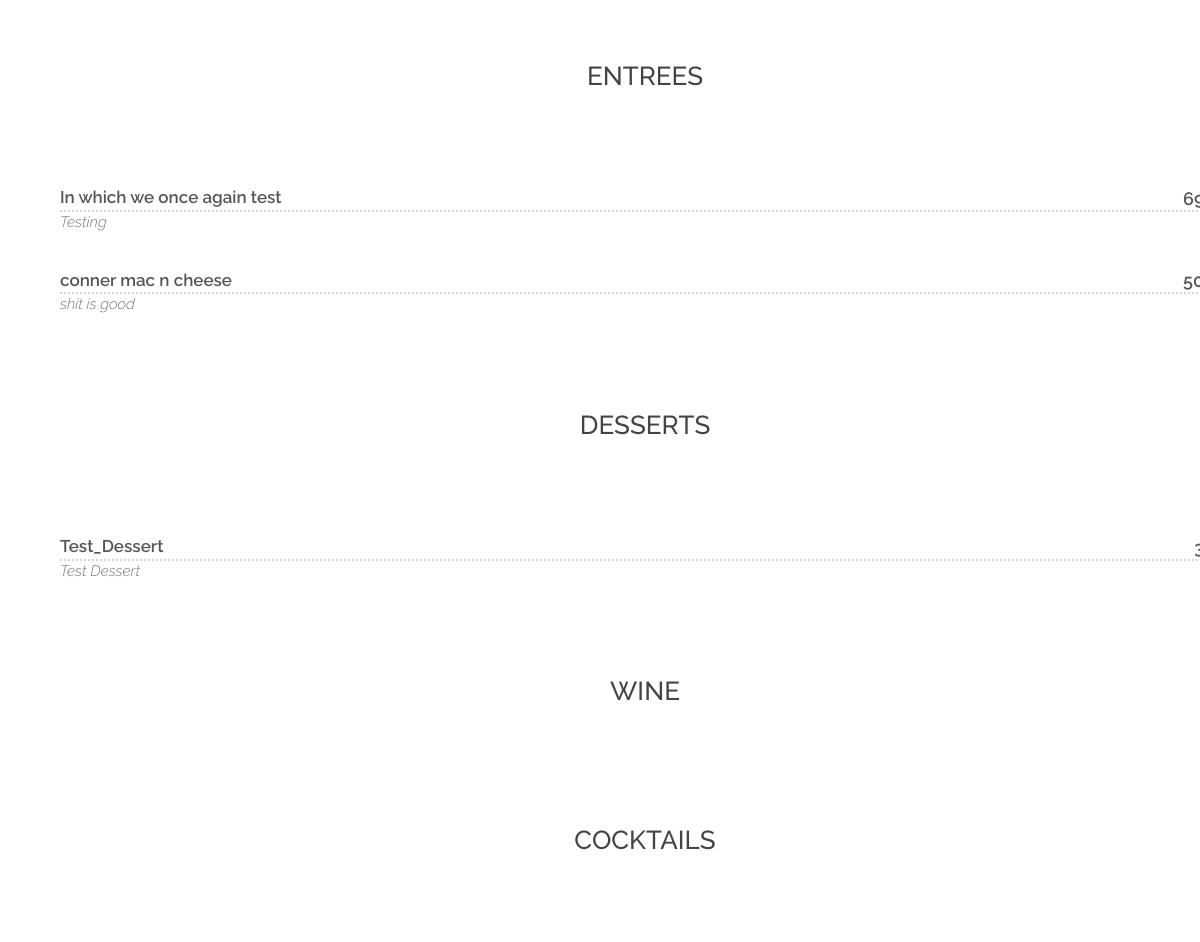
Page /dinner/ (lower part) on the earlier database version.
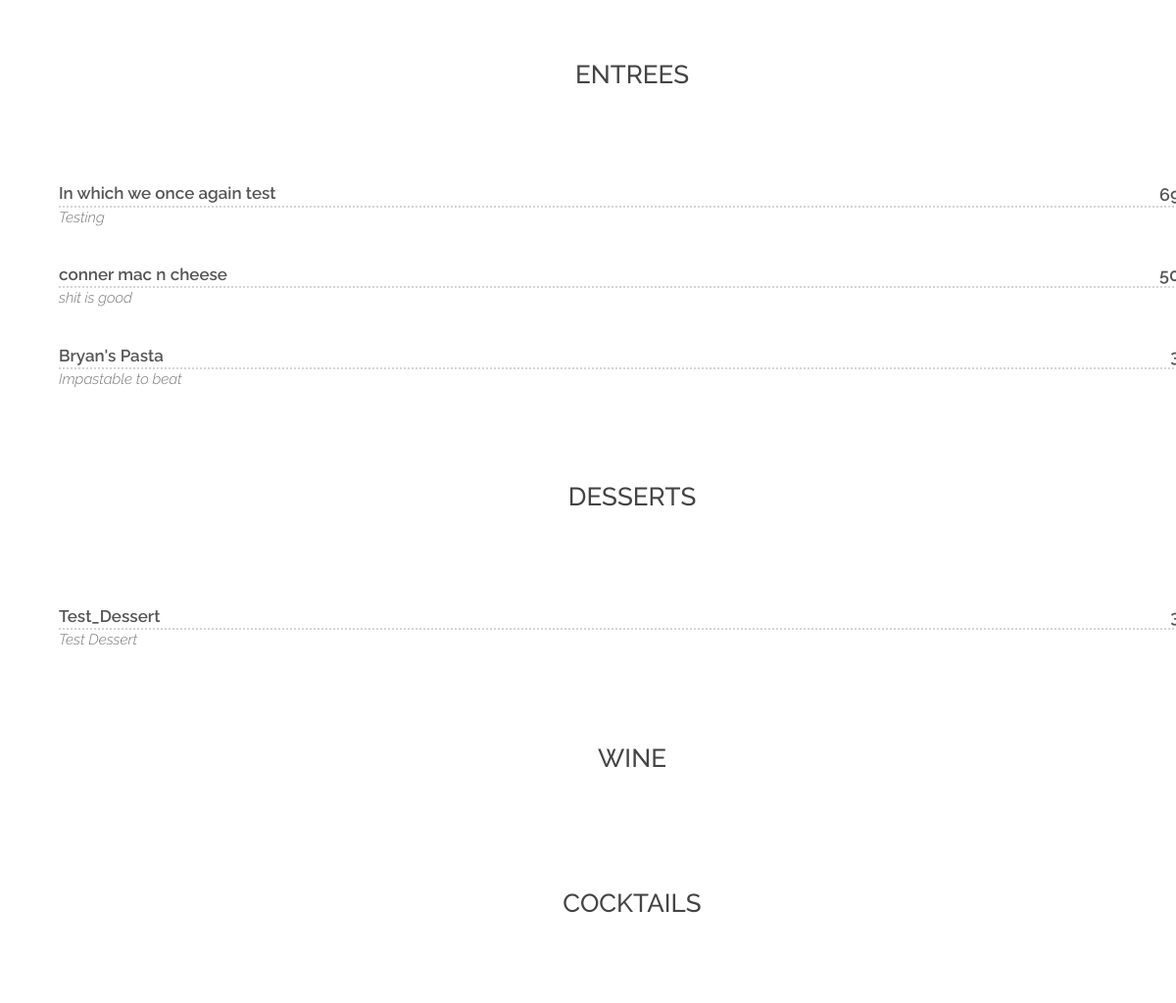
Same page on the later database version.
### mcewens/models.py (models this page shows)
class MenuItem(models.Model):
    name = models.CharField(max_length=50)
    CATEGORY_CHOICES = (
        ("Brunch", "Brunch"),
        ("Lunch", "Lunch"),
        ("Dinner", "Dinner"),
        ("Wine and Cocktails", "Wine and Cocktails"),
    )
    category = models.CharField(choices=CATEGORY_CHOICES, max_length=50)
    TYPE_CHOICES = (
        ("Appetizers", "Appetizers"),
        ("Salads", "Salads"),
        ("Entrees", "Entrees"),
        ("Sandwiches", "Sandwiches"),
        ("Desserts", "Desserts"),
        ("Wine", "Wine"),
        ("Cocktails", "Cocktails"),
    )
    item_type = models.CharField(choices=TYPE_CHOICES, max_length=50, blank=True)
    description = models.TextField(max_length=200, blank=True)
    price = models.FloatField()
    current = models.IntegerField(default=1)
    class Meta:
        unique_together = ("name", "category")

### mcewens/views.py (the view)
# urls.py: path("dinner/", dinner_view, name="dinner"),
def dinner_view(request):
    TYPES = ("Appetizers", "Salads", "Entrees", "Desserts", "Wine", "Cocktails")
    dinner_item = get_current_by_category("Dinner").values()
    return render(request, "dinner.html", {"types": TYPES, "items": dinner_item})

### mcewens/models.py (called while the page is built)
def get_current_by_category(cat):
    return MenuItem.objects.filter(category=cat, current=1)

### mcewens/templates/dinner.html (shortened to what this page needs)
{% extends 'index.html' %} {% block content%}
<div id="restaurant-menu">
  <div class="container">
    <div class="row">
   {% for type in types %}
      <div class="container">
        <div class="row">
           <div class="overlay">
            <h2 class="menu-section-title">{{ type }}</h2>
            <div class="overlay">
              <div class="container">
                <div class="row">
                    {% for item in items %} {% if item.item_type == type %}
                    <div class="menu-item">
                      <div class="menu-item-name">{{ item.name }}</div>
                      <div class="menu-item-price">{{ item.price }}</div>
                      <div class="menu-item-description">{{ item.description }}</div>
                    </div>
                    {% endif %} {% endfor %} {% endfor %}
                  </div>
                  {% endblock content%}

Differences in the rows shown:
added MenuItem: name "Bryan's Pasta", description "Impastable to beat", shown under "ENTREES"
